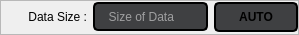
                        <widget class="QFrame" name="frame_38">
                         <property name="maximumSize">
                          <size>
                           <width>16777215</width>
                           <height>35</height>
                          </size>
                         </property>
                         <property name="frameShape">
                          <enum>QFrame::StyledPanel</enum>
                         </property>
                         <property name="frameShadow">
                          <enum>QFrame::Raised</enum>
                         </property>
                         <layout class="QGridLayout" name="gridLayout_33">
                          <property name="leftMargin">
                           <number>0</number>
                          </property>
                          <property name="topMargin">
                           <number>0</number>
                          </property>
                          <property name="rightMargin">
                           <number>0</number>
                          </property>
                          <property name="bottomMargin">
                           <number>0</number>
                          </property>
                          <property name="verticalSpacing">
                           <number>0</number>
                          </property>
                          <item row="0" column="0">
                           <widget class="QLabel" name="label_6">
                            <property name="text">
                             <string>        Data Size :</string>
                            </property>
                            <property name="alignment">
                             <set>Qt::AlignRight|Qt::AlignTrailing|Qt::AlignVCenter</set>
                            </property>
                           </widget>
                          </item>
                          <item row="0" column="2">
                           <widget class="QPushButton" name="data_size_auto">
                            <property name="font">
                             <font>
                              <family>Segoe UI</family>
                              <pointsize>9</pointsize>
                              <weight>75</weight>
                              <italic>false</italic>
                              <bold>true</bold>
                             </font>
                            </property>
                            <property name="cursor">
                             <cursorShape>PointingHandCursor</cursorShape>
                            </property>
                            <property name="styleSheet">
                             <string notr="true">QPushButton{background-color: rgba(63,64,66,255);
font: 600 9pt &quot;Segoe UI&quot;;
height:26px;
width:80px;
border-radius:5px;
border:2px solid black;
}
QPushButton:hover{
background-color:rgba(32,33,36,255);
}</string>
                            </property>
                            <property name="text">
                             <string>AUTO</string>
                            </property>
                           </widget>
                          </item>
                          <item row="0" column="1">
                           <widget class="QLineEdit" name="data_size_text">
                            <property name="contextMenuPolicy">
                             <enum>Qt::NoContextMenu</enum>
                            </property>
                            <property name="toolTip">
                             <string>Operator Variant Algorithm Configuration Field</string>
                            </property>
                            <property name="styleSheet">
                             <string notr="true">QLineEdit{
background-color: rgba(63,64,66,255);
border:2px solid black;
height:25px;
border-radius:5px;
color:white;
padding-left:5px;
}
QLineEdit:focus {
 background-color: rgba(63,64,66,255);

border:2px solid black;
}
QLineEdit:hover{
border:2px solid black;
}</string>
                            </property>
                            <property name="inputMethodHints">
                             <set>Qt::ImhDigitsOnly</set>
                            </property>
                            <property name="inputMask">
                             <string/>
                            </property>
                            <property name="text">
                             <string/>
                            </property>
                            <property name="maxLength">
                             <number>32767</number>
                            </property>
                            <property name="frame">
                             <bool>true</bool>
                            </property>
                            <property name="readOnly">
                             <bool>false</bool>
                            </property>
                            <property name="placeholderText">
                             <string>  Size of Data </string>
                            </property>
                            <property name="clearButtonEnabled">
                             <bool>true</bool>
                            </property>
                           </widget>
                          </item>
                         </layout>
                        </widget>
